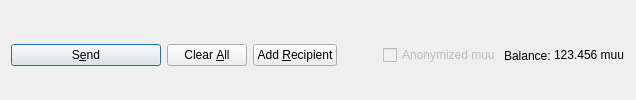
         <widget class="QFrame" name="frame_Send">
          <layout class="QHBoxLayout" name="horizontalLayout">
           <property name="bottomMargin">
            <number>0</number>
           </property>
           <item>
            <widget class="QPushButton" name="sendButton">
             <property name="minimumSize">
              <size>
               <width>150</width>
               <height>0</height>
              </size>
             </property>
             <property name="toolTip">
              <string>Confirm the send action</string>
             </property>
             <property name="text">
              <string>S&amp;end</string>
             </property>
             <property name="icon">
              <iconset resource="../moonet.qrc">
               <normaloff>:/icons/send</normaloff>:/icons/send</iconset>
             </property>
             <property name="autoDefault">
              <bool>false</bool>
             </property>
             <property name="default">
              <bool>true</bool>
             </property>
            </widget>
           </item>
           <item>
            <widget class="QPushButton" name="clearButton">
             <property name="sizePolicy">
              <sizepolicy hsizetype="Minimum" vsizetype="Fixed">
               <horstretch>0</horstretch>
               <verstretch>0</verstretch>
              </sizepolicy>
             </property>
             <property name="toolTip">
              <string>Clear all fields of the form.</string>
             </property>
             <property name="text">
              <string>Clear &amp;All</string>
             </property>
             <property name="icon">
              <iconset resource="../moonet.qrc">
               <normaloff>:/icons/remove</normaloff>:/icons/remove</iconset>
             </property>
             <property name="autoDefault">
              <bool>false</bool>
             </property>
            </widget>
           </item>
           <item>
            <widget class="QPushButton" name="addButton">
             <property name="toolTip">
              <string>Send to multiple recipients at once</string>
             </property>
             <property name="text">
              <string>Add &amp;Recipient</string>
             </property>
             <property name="icon">
              <iconset resource="../moonet.qrc">
               <normaloff>:/icons/add</normaloff>:/icons/add</iconset>
             </property>
             <property name="autoDefault">
              <bool>false</bool>
             </property>
            </widget>
           </item>
           <item>
            <spacer name="horizontalSpacer">
             <property name="orientation">
              <enum>Qt::Horizontal</enum>
             </property>
             <property name="sizeHint" stdset="0">
              <size>
               <width>40</width>
               <height>20</height>
              </size>
             </property>
            </spacer>
           </item>
           <item>
            <layout class="QHBoxLayout" name="horizontalLayout_2">
             <property name="spacing">
              <number>3</number>
             </property>
             <item>
              <widget class="QCheckBox" name="checkzmuu">
               <property name="enabled">
                <bool>false</bool>
               </property>
               <property name="text">
                <string>Anonymized muu</string>
               </property>
              </widget>
             </item>
             <item>
              <widget class="QLabel" name="label">
               <property name="text">
                <string>Balance:</string>
               </property>
              </widget>
             </item>
             <item>
              <widget class="QLabel" name="labelBalance">
               <property name="sizePolicy">
                <sizepolicy hsizetype="Preferred" vsizetype="Fixed">
                 <horstretch>0</horstretch>
                 <verstretch>0</verstretch>
                </sizepolicy>
               </property>
               <property name="cursor">
                <cursorShape>IBeamCursor</cursorShape>
               </property>
               <property name="text">
                <string notr="true">123.456 muu</string>
               </property>
               <property name="textInteractionFlags">
                <set>Qt::LinksAccessibleByMouse|Qt::TextSelectableByKeyboard|Qt::TextSelectableByMouse</set>
               </property>
              </widget>
             </item>
            </layout>
           </item>
          </layout>
         </widget>
